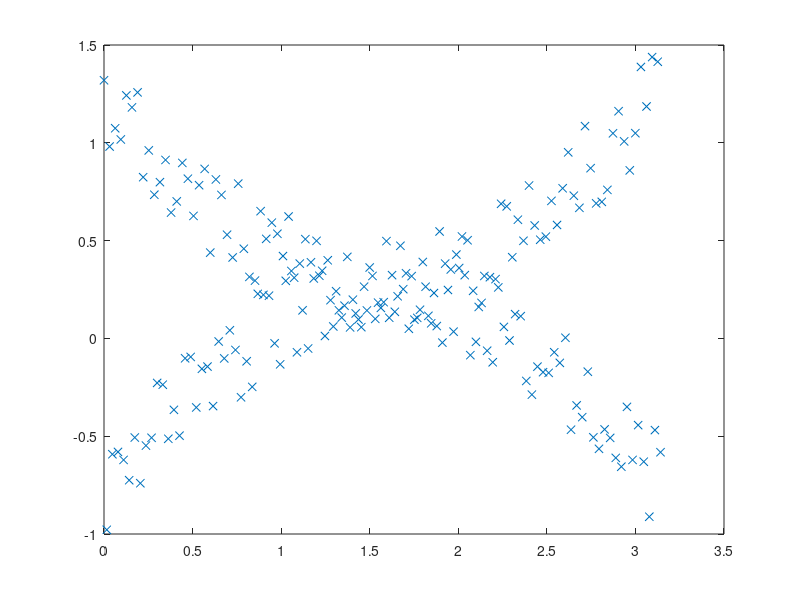

This chart was generated by the following MATLAB code: (Note: this script raises an error after producing the figure.)

% DEMO3  One-Class Support Vector Classification with LIBSVM.
%
% The aim of a one-class SVM is to find the boundary of a data sample.
% One-class SVMs are always nu style; this demo uses a SVM with Gauss
% kernels. The solution can be illustrated as contour plot or as decision
% function (dependent on the variable pps).

% ------------------------------------------------------------------------------
% MATLAB Interface for LIBSVM, Version 1.2
%
% Copyright (C) 2004-2005 Michael Vogt
% Written by Michael Vogt, Atanas Ayarov and Bennet Gedan
%
% This program is free software; you can redistribute it and/or modify it
% under the terms of the GNU General Public License as published by the Free
% Software Foundation; either version 2 of the License, or (at your option)
% any later version.
% ------------------------------------------------------------------------------


N   = 200;             % number of samples
f   = 0.5;             % relative error of the sample data
nu  = 0.001;           % SVM's nu parameter
s   = 0.6;             % width of Gaussian kernel
pps = 1;               % plot problem and solution (0/1/2)
rand('state',42);      % fixed state for random numbers

% --- generate the test problem ---

x=zeros(N,2);
x(:,1)=linspace(0,pi,N)';
x(1:2:N,2)=-sin(x(1:2:N,1))+1+f*(rand(N/2,1));
x(2:2:N,2)= sin(x(2:2:N,1))-0.5+f*(rand(N/2,1)-1);

if pps
  plot(x(:,1),x(:,2),'x');
  pause;
end

% --- solve the problem ---

disp('Starting LIBSVM')
ker = struct('type','gauss','width',s);
tic;
svm = libsvmopt(x,[],nu,ker);
fprintf('Optimization finished in %3.2f sec\n',toc);

% --- plot the solution ---

if pps
  [X1,X2] = meshgrid(-1:.1:4,-2:.1:2);
  Y = libsvmsim(svm,cat(3,X1,X2));
  if pps>1
    mesh(X1,X2,Y);
  else
    contour(X1,X2,Y,'k:');
  end
  hold on
  contour(X1,X2,Y,[0 0],'m');
  plot(x(:,1),x(:,2),'x');
  hold off
end
